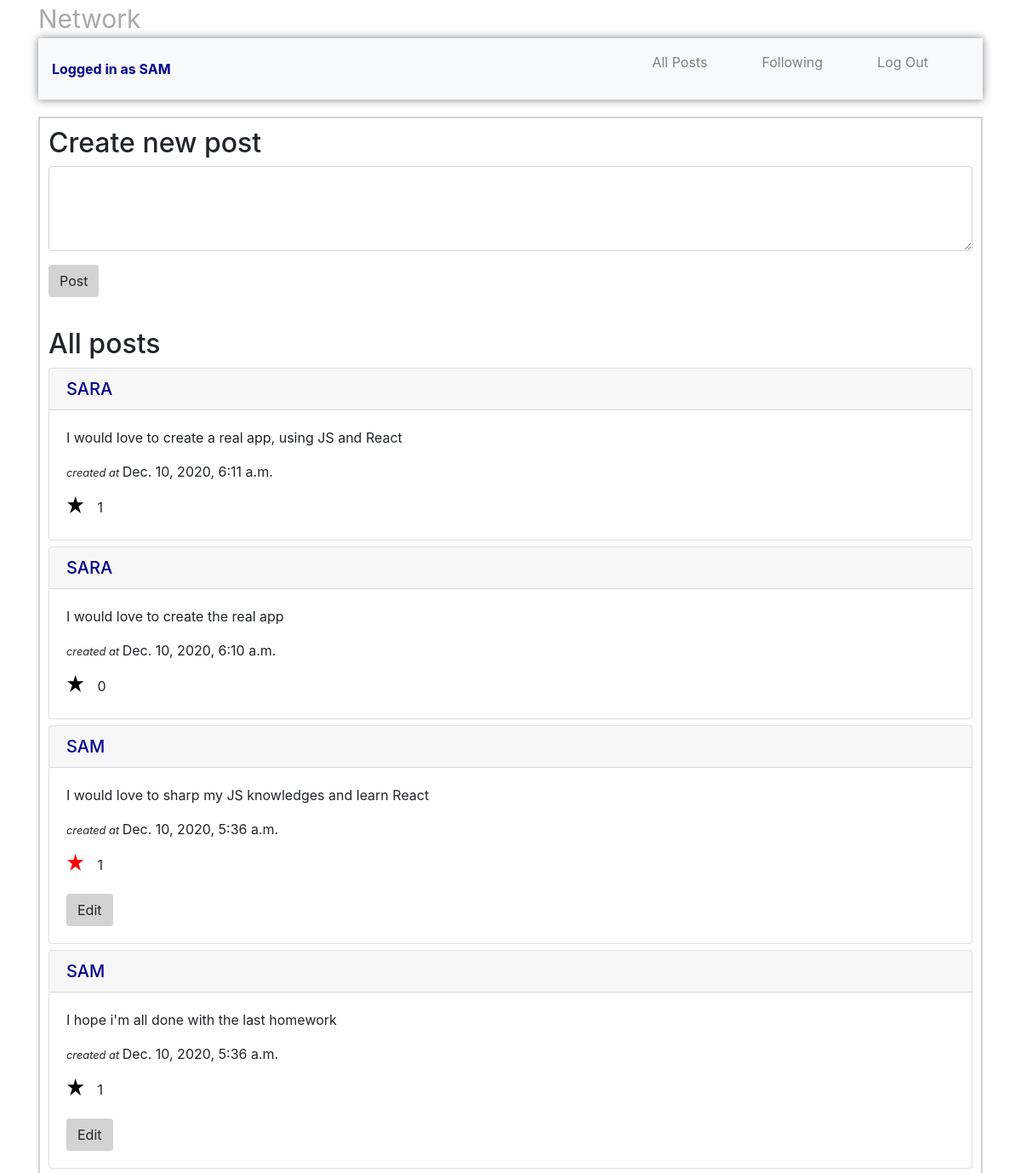
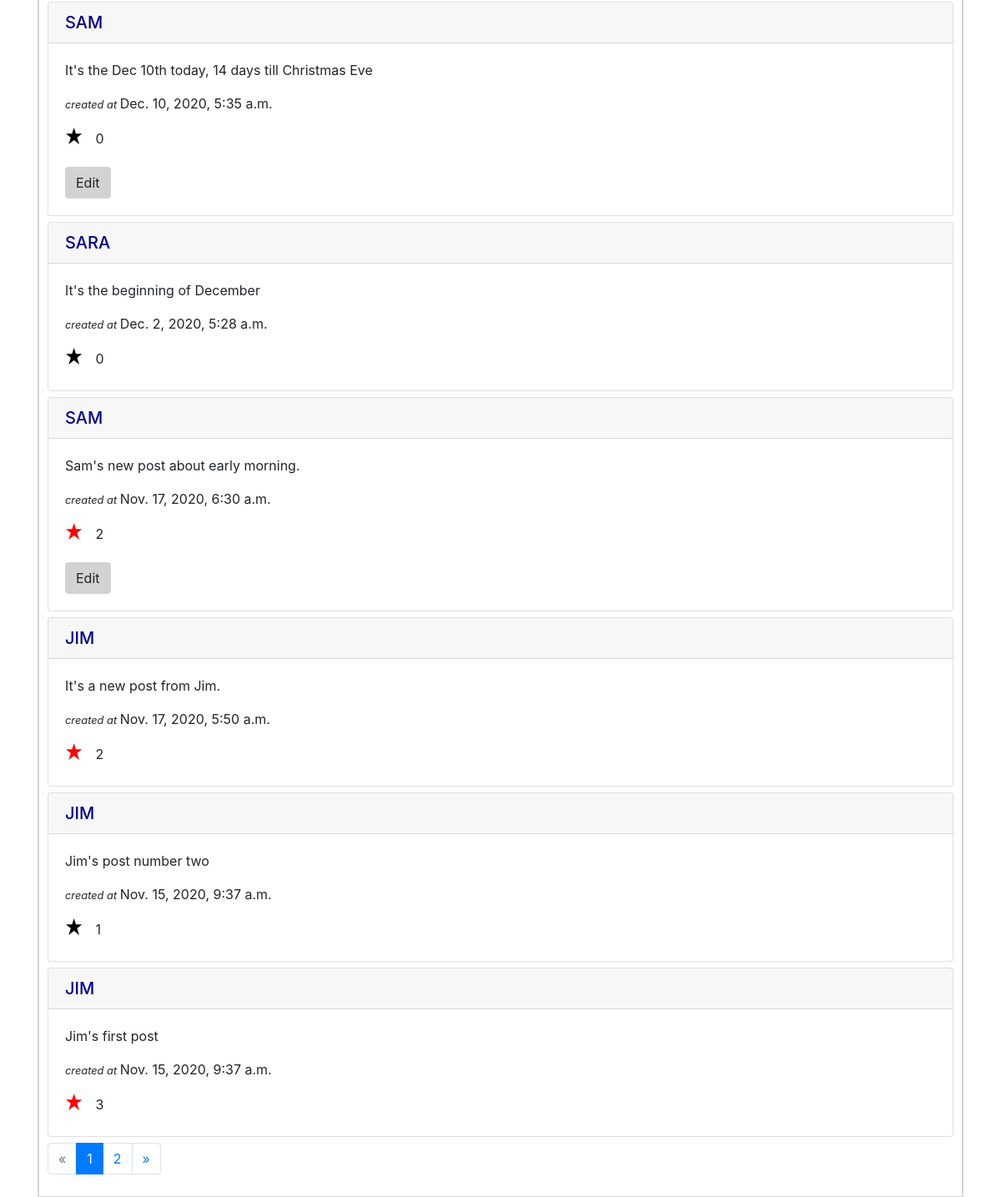
Screenshot of / (signed in) with the database file from the repository (2 pictures, top to bottom).
### network/models.py (models this page shows, shortened)
class User(AbstractUser):
    created = models.DateTimeField(default=datetime.now, blank=True)
    following = models.ManyToManyField("self", symmetrical=False, blank=True, related_name="followers")
    def __str__(self):
        return f"{self.username}"

class Post(models.Model):
    creator = models.ForeignKey(User, on_delete = models.PROTECT, related_name="comment_user")
    post = models.TextField(blank=False)
    created = models.DateTimeField(default=datetime.now, blank=True)
    likes = models.ManyToManyField(User, blank=True)

### network/views.py (the view)
# urls.py: path("", views.index, name="index"),
def index(request):
    all_posts = Post.objects.all().order_by("-created")
    paged_posts = paginator(request, all_posts)
    return render(request, "network/index.html", {
        "posts": paged_posts
    })

### network/views.py (called while the page is built)
def paginator(request, all_posts):
    paginator = Paginator(all_posts, 10)
    page = request.GET.get("page")
    paged_posts = paginator.get_page(page)
    return paged_posts

### network/templates/network/index.html (shortened to what this page needs)
{% extends "network/layout.html" %}
{% load static %}
{% block body %}
    <div>
        <div class="wrapper">
            {% if user.is_authenticated %}
                <div class="new-post">
                    <h2>Create new post</h2>
                    <form action="{% url 'create' %}" method="post" class="create-post">
                        <div class="form-group">
                            <textarea class="form-control" id="body-post" name="post-content" style="min-height: 100px;"></textarea>
                        </div>
                        <div class="form-group">
                            <input type="submit" class="btn new-post-btn" value="Post">
                        </div>
                    </form>
                </div>
            {% endif %}
            <div class="all-posts">
                <h2>All posts</h2>
                {% if posts %}
                    {% for post in posts %}
                        <div class="posts">
                            <div class="card">
                                <a href="{% url 'profile' post.creator %}" class="author-name">
                                    <h5 class="card-header">{{ post.creator|upper }}</h5>
                                </a>
                                <div class="card-body">
                                  <p class="card-text" id="post-content-{{ post.id }}">{{ post.post }}</p>
                                  <p class="card-text"><small><i>created at </i></small> {{ post.created }}</p>
                                  <p class="card-text">
                                    <svg viewBox="0 0 300 300"
                                        width="2em"
                                        height="2em"
                                        xmlns="http://www.w3.org/2000/svg"
                                        id = {{ post.id }}
                                        data-like={{ post.id }}
                                        class="star"
                                        fill="
                                            {% if user in post.likes.all %}
                                            red
                                            {% else %}
                                            black
                                            {% endif %}">
                                        <polygon points="100,10 40,198 190,78 10,78 160,198"/>
                                    </svg>
                                    <span id="like-count-{{ post.id }}">{{ post.likes.all|length }}</span>
                                  </p>
                                  {% if user.is_authenticated and user == post.creator %}
                                    <button type="button" class="btn edit-btn" data-post="{{ post.id }}" id="edit-btn-{{ post.id }}">Edit</button>
                                  {% endif %}
                                </div>
                            </div>
                        </div>
                    {% endfor %}
                {% else %}
                    <p>There is no posts yet, please add one...</p>
                {% endif %}
                <div class="row">
                    <div class="col-md-12">
                    {% if posts.has_other_pages %}
                        <ul class="pagination">
                        {% if posts.has_previous %}
                            <li class="page-item">
                                <a href="?page={{posts.previous_page_number}}" class="page-link">&laquo;</a>
                            </li>
                        {% else %}
                            <li class="page-item disabled">
                                <a class="page-link">&laquo;</a>
                            </li>
                        {% endif %}
                        {% for i in posts.paginator.page_range %}
                            {% if posts.number == i %}
                            <li class="page-item active">
                                <a class="page-link">{{i}}</a>
                            </li>
                            {% else %}
                            <li class="page-item">
                                <a href="?page={{i}}" class="page-link">{{i}}</a>
                            </li>
                            {% endif %}
                        {% endfor %}
                        {% if posts.has_next %}
                            <li class="page-item">
                                <a href="?page={{posts.next_page_number}}" class="page-link">&raquo;</a>                  </li>
                        {% else %}
                            <li class="page-item disabled">
                                <a class="page-link disabled">&raquo;</a>
                            </li>
                        {% endif %}
                        </ul>
                    {% endif %}
                    </div>
                </div>
            </div>
        </div>
    </div>
{% endblock %}

### network/templates/network/layout.html (shortened to what this page needs)
{% load static %}
<!DOCTYPE html>
<html lang="en">
    <head>
        <link rel="stylesheet" href="https://stackpath.bootstrapcdn.com/bootstrap/4.4.1/css/bootstrap.min.css">
        <link href="{% static 'network/styles.css' %}" rel="stylesheet">
        <link rel="stylesheet" href="https://stackpath.bootstrapcdn.com/font-awesome/4.7.0/css/font-awesome.min.css">
    </head>
    <body>
        <div class="container">
            <a class="project-name" href="{% url 'index' %}">Network</a>
            <nav class="navbar navbar-expand-lg navbar-light bg-light  justify-content-between">
                {% if user.is_authenticated %}
                    <a href="{% url 'index' %}" class="author-name"><strong>Logged in as {{ user.username | upper }}</strong></a>
                {% endif %}
                <div>
                    <ul class="navigation">
                        <li class="nav-item">
                            <a class="nav-link" href="{% url 'index' %}">All Posts</a>
                        </li>
                        {% if user.is_authenticated %}
                            <li class="nav-item">
                                <a class="nav-link current" href="{% url 'following' %}">Following</a>
                            </li>
                            <li class="nav-item">
                                <a class="nav-link" href="{% url 'logout' %}">Log Out</a>
                            </li>
                        {% endif %}
                    </ul>
                </div>
            </nav>
            <div class="body">
                {% block body %}
                {% endblock %}
            </div>
        </div>
    </body>
</html>

### network/static/network/styles.css (style rules this page uses)
.wrapper { border: 2px solid lightgray; margin-top: 20px; }
.project-name { color: darkgray; font-size: 30px; }
.new-post, .all-posts { padding: 10px; }
.posts { margin-bottom: 7px; }
.navbar { box-shadow: 0px 0px 10px gray !important; }
.navigation { display: flex; }
.nav-item { list-style: none; margin-right: 2rem; }
.nav-item a { text-decoration: none; color: gray; }
button.edit-btn, .new-post-btn, form.post-changes-btn { background-color: lightgray; }
.author-name { color: darkblue !important; text-decoration: none !important; }

### rows the page displays
User: username "SAM"
Post: creator "SARA", post "I would love to create a real app, using JS and React", created "Dec. 10, 2020, 6:11 a.m.", likes.all|length "1"
Post: creator "SARA", post "I would love to create the real app", created "Dec. 10, 2020, 6:10 a.m.", likes.all|length "0"
Post: creator "SAM", post "I would love to sharp my JS knowledges and learn React", created "Dec. 10, 2020, 5:36 a.m.", likes.all|length "1"
Post: creator "SAM", post "I hope i'm all done with the last homework", created "Dec. 10, 2020, 5:36 a.m.", likes.all|length "1"
Post: creator "SAM", post "It's the Dec 10th today, 14 days till Christmas Eve", created "Dec. 10, 2020, 5:35 a.m.", likes.all|length "0"
Post: creator "SARA", post "It's the beginning of December", created "Dec. 2, 2020, 5:28 a.m.", likes.all|length "0"
Post: creator "SAM", post "Sam's new post about early morning.", created "Nov. 17, 2020, 6:30 a.m.", likes.all|length "2"
Post: creator "JIM", post "It's a new post from Jim.", created "Nov. 17, 2020, 5:50 a.m.", likes.all|length "2"
Post: creator "JIM", post "Jim's post number two", created "Nov. 15, 2020, 9:37 a.m.", likes.all|length "1"
Post: creator "JIM", post "Jim's first post", created "Nov. 15, 2020, 9:37 a.m.", likes.all|length "3"

### other values shown
{{ i }} "1"
{{ i }} "2"
